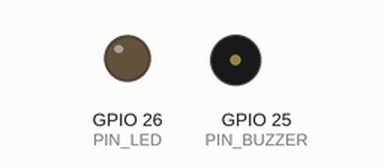
Simulated run of this sketch. Board: ESP32. Shown: output pins drawn as LEDs (lit = HIGH), buzzer (waves = sounding, pin HIGH). WiFi joins after 1.5 s; servers stay silent unless stated; what the sketch prints to the serial monitor is not drawn.

Above: at 0.0 s.
At 2.3 s:
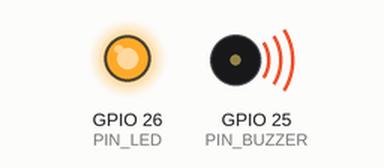
Timing chart, 0 to 3.9 s (numbered marks = the images above):
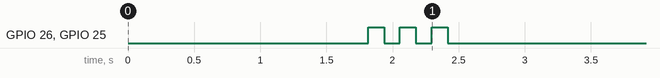

The sketch:

esp32_gps_demo.ino
```cpp
/*
 * ================================================================
 *  GreenNote GPS Demo - ESP32 Junction Alert
 *
 *  Polls backend for live GPS coordinates and triggers buzzer
 *  when user reaches threshold distance from junction.
 * ================================================================
 */

#include <WiFi.h>
#include <HTTPClient.h>
#include <ArduinoJson.h>
#include <math.h>

// ================================================================
//  CONFIG - Edit these values before flashing
// ================================================================
const char* WIFI_SSID   = "YOUR_WIFI_NAME";
const char* WIFI_PASS   = "YOUR_WIFI_PASSWORD";
const char* BACKEND_URL = "https://your-backend.railway.app";  // Your deployed backend URL

// Junction coordinates (where ESP32 is "installed")
const float JUNCTION_LAT = 9.9954740f;   // Kaloor Junction
const float JUNCTION_LNG = 76.3014861f;

// Threshold distance (in meters)
const float THRESHOLD_METERS = 100.0f;   // Trigger at 100m
const float HYSTERESIS = 20.0f;          // Turn off at 120m
// ================================================================

// Hardware pins
const int PIN_BUZZER = 25;
const int PIN_LED    = 26;

// Timing
const unsigned long POLL_INTERVAL = 1000;   // Poll every 1 second
const int           MAX_FAILURES  = 10;

// Runtime state
bool          alertOn       = false;
int           failureCount  = 0;
unsigned long lastPoll      = 0;


// ================================================================
//  Haversine Distance Calculator (returns metres)
// ================================================================
float haversineMetres(float lat1, float lon1, float lat2, float lon2) {
    const float R = 6371000.0f;  // Earth radius in metres
    float dLat = (lat2 - lat1) * DEG_TO_RAD;
    float dLon = (lon2 - lon1) * DEG_TO_RAD;
    float a = sinf(dLat / 2.0f) * sinf(dLat / 2.0f)
            + cosf(lat1 * DEG_TO_RAD) * cosf(lat2 * DEG_TO_RAD)
            * sinf(dLon / 2.0f) * sinf(dLon / 2.0f);
    return R * 2.0f * atan2f(sqrtf(a), sqrtf(1.0f - a));
}


// ================================================================
//  Alert Control (only writes GPIO when state changes)
// ================================================================
void setAlert(bool on) {
    if (on == alertOn) return;  // No change, skip
    alertOn = on;
    digitalWrite(PIN_BUZZER, on ? HIGH : LOW);
    digitalWrite(PIN_LED,    on ? HIGH : LOW);
    if (on)  Serial.println("  >> ALERT ON  — user in range!");
    else     Serial.println("  >> ALERT OFF — user cleared zone.");
}


// ================================================================
//  WiFi Connect
// ================================================================
void connectWiFi() {
    Serial.printf("\nConnecting to WiFi: %s", WIFI_SSID);
    WiFi.mode(WIFI_STA);
    WiFi.begin(WIFI_SSID, WIFI_PASS);

    int attempts = 0;
    while (WiFi.status() != WL_CONNECTED && attempts < 30) {
        delay(500);
        Serial.print(".");
        attempts++;
    }

    if (WiFi.status() == WL_CONNECTED) {
        Serial.printf("\nWiFi OK  IP: %s\n", WiFi.localIP().toString().c_str());
    } else {
        Serial.println("\nWiFi FAILED — restarting ESP32...");
        delay(1000);
        ESP.restart();
    }
}


// ================================================================
//  Boot Animation (3 short blinks = system ready)
// ================================================================
void bootBlink() {
    for (int i = 0; i < 3; i++) {
        digitalWrite(PIN_LED,    HIGH);
        digitalWrite(PIN_BUZZER, HIGH);
        delay(120);
        digitalWrite(PIN_LED,    LOW);
        digitalWrite(PIN_BUZZER, LOW);
        delay(120);
    }
}


// ================================================================
//  SETUP
// ================================================================
void setup() {
    Serial.begin(115200);
    delay(300);

    Serial.println("\n================================================");
    Serial.println("  GreenNote GPS Demo - ESP32");
    Serial.printf ("  Junction: %.6f, %.6f\n", JUNCTION_LAT, JUNCTION_LNG);
    Serial.printf ("  Threshold: %.0f meters\n", THRESHOLD_METERS);
    Serial.println("================================================");

    // Initialize pins
    pinMode(PIN_BUZZER, OUTPUT);
    pinMode(PIN_LED,    OUTPUT);
    digitalWrite(PIN_BUZZER, LOW);
    digitalWrite(PIN_LED,    LOW);

    connectWiFi();
    bootBlink();

    Serial.println("\nPolling started...\n");
}


// ================================================================
//  MAIN LOOP (runs every 1 second)
// ================================================================
void loop() {
    unsigned long now = millis();

    // Only poll every POLL_INTERVAL milliseconds
    if (now - lastPoll < POLL_INTERVAL) return;
    lastPoll = now;

    // Reconnect WiFi if dropped
    if (WiFi.status() != WL_CONNECTED) {
        Serial.println("WiFi lost — reconnecting...");
        WiFi.reconnect();
        delay(2000);
        return;
    }

    // Build API URL
    char url[256];
    snprintf(url, sizeof(url), "%s/api/gps/latest", BACKEND_URL);

    // HTTP GET request
    HTTPClient http;
    http.begin(url);
    http.setTimeout(3000);  // 3 second timeout
    int httpCode = http.GET();

    if (httpCode != 200) {
        Serial.printf("HTTP %d  (fail %d/%d)\n", httpCode, ++failureCount, MAX_FAILURES);
        http.end();

        // Fail-safe: silence alert after too many failures
        if (failureCount >= MAX_FAILURES) {
            setAlert(false);
            Serial.println("Too many failures — alert silenced.");
        }
        return;
    }

    // Parse JSON response
    String body = http.getString();
    http.end();
    failureCount = 0;  // Reset failure counter on success

    StaticJsonDocument<256> doc;
    DeserializationError err = deserializeJson(doc, body);

    if (err) {
        Serial.printf("JSON parse error: %s\n", err.c_str());
        return;
    }

    // Extract user GPS position
    float userLat = doc["lat"] | 0.0f;
    float userLng = doc["lng"] | 0.0f;
    int   accuracy = doc["accuracy"] | 0;
    int   ageSeconds = doc["ageSeconds"] | 0;

    // Calculate distance from user to junction
    float distance = haversineMetres(userLat, userLng, JUNCTION_LAT, JUNCTION_LNG);

    // Log every poll
    Serial.printf("[%6lums]  dist = %6.1f m  |  acc = ±%d m  |  age = %d s\n",
                  now, distance, accuracy, ageSeconds);

    // ---------------------------------------------------------------
    //  HYSTERESIS LOGIC
    //    Turn ON  when distance <= THRESHOLD_METERS
    //    Turn OFF when distance >  THRESHOLD_METERS + HYSTERESIS
    //    Hold state in the band between them (prevents flickering)
    // ---------------------------------------------------------------
    if (distance <= THRESHOLD_METERS) {
        setAlert(true);
    } else if (distance > THRESHOLD_METERS + HYSTERESIS) {
        setAlert(false);
    }
    // In the hysteresis band: do nothing, hold current state
}
```
